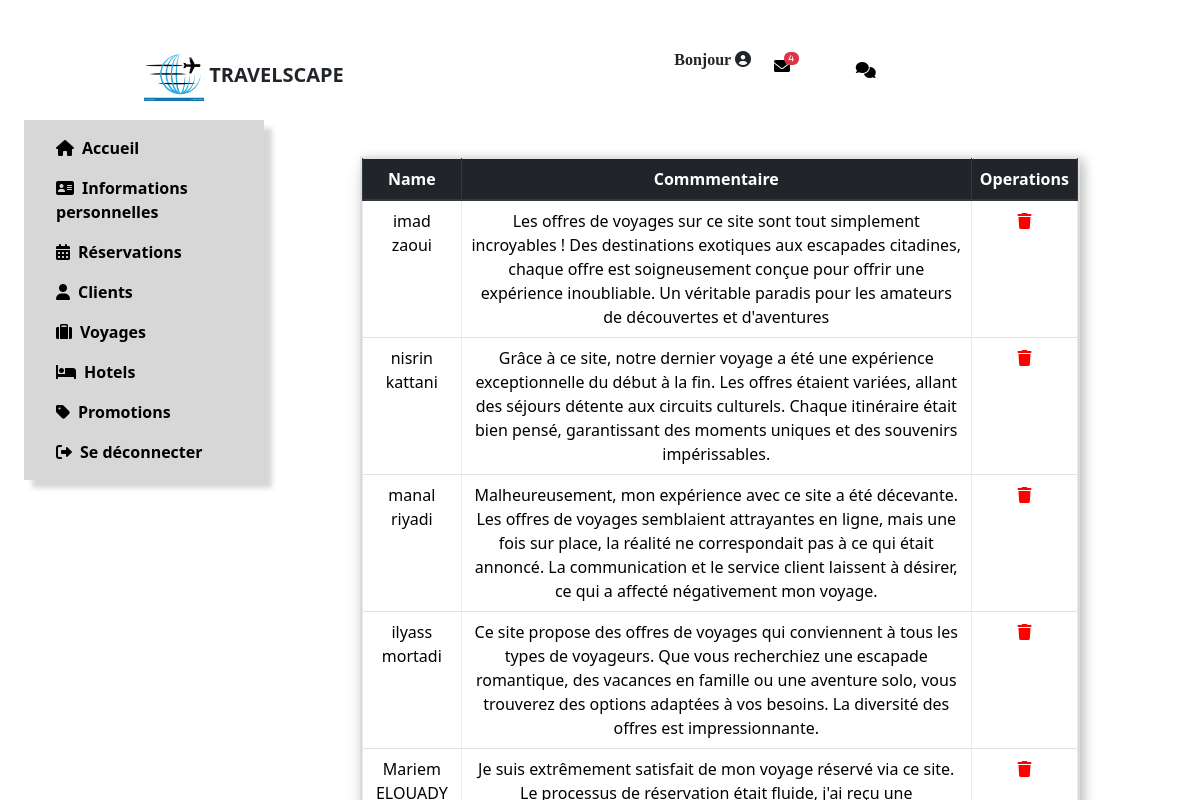
Page /reservation/com/ (signed in) on the committed database.
### reservation/models.py (models this page shows)
class Commentaire(models.Model):
    name = models.CharField(max_length=255)
    message = models.CharField(max_length=255)

### reservation/views.py (the view)
# urls.py: path('com/',views.com,name="com"),
def com(request):
    user = request.user
    comment=Commentaire.objects.all()
    admin = Administrator.objects.filter(user=user).first()
    notif=Contact.objects.filter(is_read=False).count()
    context={
        'notif':notif,
        'admin':admin,
        "commentaire":comment
        }
    return  render(request,"comment.html",context)

### reservation/templates/comment.html (shortened to what this page needs)
{% load static %}
<!DOCTYPE html>
<html lang="en">
  <head>
            <link rel="stylesheet" href="{% static 'font-awesome-4.7.0/css/font-awesome.min.css' %}">
            <link rel="stylesheet" href="{% static 'css/bootstrap.min.css' %}">
            <link rel="stylesheet" type="text/css" href="{% static 'css/datepicker.css' %}">
            <link rel="stylesheet" type="text/css" href="{% static 'slick/slick.css' %}">
            <link rel="stylesheet" type="text/css" href="{% static 'slick/slick-theme.css' %}">
            <link rel="stylesheet" href="{% static 'css/templatemo-style.css' %}">
            <link href="https://cdn.jsdelivr.net/npm/bootstrap@5.3.2/dist/css/bootstrap.min.css" rel="stylesheet">
            <link rel="stylesheet" href="https://cdnjs.cloudflare.com/ajax/libs/font-awesome/5.15.1/css/all.min.css">
            <link rel="stylesheet" href="https://cdnjs.cloudflare.com/ajax/libs/font-awesome/6.0.0/css/all.min.css">
            <link href="https://cdn.jsdelivr.net/npm/bootstrap-icons@1.18.0/font/bootstrap-icons.css" rel="stylesheet">
            <link rel="stylesheet" href="https://cdn.jsdelivr.net/npm/bootstrap-icons@1.18.0/font/bootstrap-icons.css">
            <link rel="stylesheet" href="https://cdn.jsdelivr.net/npm/bootstrap-icons@1.21.0/font/bootstrap-icons.css">
            <link rel="stylesheet" href="https://netdna.bootstrapcdn.com/font-awesome/4.0.3/css/font-awesome.css">
            <link href="https://unpkg.com/gijgo@1.9.13/css/gijgo.min.css" rel="stylesheet" type="text/css" />
            </head>
  <body  style=" position: fixed;">
		<div class="tm-top-bar" style="position: fixed;">
			<div class="container">
				<div class="row" >
					<nav class="navbar navbar-expand-lg narbar-light"  >
						<div  style="margin-left:10%">
						  <a class="navbar-brand mr-auto" >
							<img src="{% static 'img/OIP.jpg' %}" alt="Site logo">
							Travelscape
						</a>
					</div>
						<div class="collapse navbar-collapse tm-bg-white" >
							<ul class="navbar-nav "  style="margin-left:40%;"class="row">
                <li style="margin-top:40px">
	                <p style="font-family: 'Lucida Handwriting', cursive;">Bonjour {{admin.user.first_name}}
                  {% if admin.image%}
                                        <img src="{{ admin.image.url }}" style="width : 35px; height : 35px; border: none; border-radius : 75px">
                                    {% else %}
                                        <i class="fa-solid fa-circle-user"></i>
                                    {% endif %}
                  </p>
                </li>
                <li class="row" >
                    <a href="{% url 'contact' %}" class="nav-link">
                        <i class="fas fa-envelope" style="margin-right:3%">
                         <span class="badge badge-danger">{{ notif }}</span>
                        </i>
 </a>
                </li>
                <li class="row" >
                  <a href="" class="nav-link">
                      <i class="fas fa-comments" style="margin-left:4%">
                      </i>
</a>
              </li>
							</ul>
							</div>
						</div>
			</div>
		</div>
    <nav class="navbar navbar-expand-lg navbar-light sec" style="width:20%; margin-top:10%;margin-left:2%;position:fixed ">
        <ul class="nav flex-column">
            <li class="nav-item">
                <a href="/" class="nav-link"><i class="fas fa-home"></i>Accueil</a>
            </li>
            <li class="nav-item">
                <a href="{% url 'dashboardAdmin'%}" class="nav-link"><i class="fa-solid fa-address-card"></i>Informations personnelles</a>
            </li>
            <li class="nav-item">
                <a href="{% url 'tousreservation' %}" class="nav-link"><i class="fas fa-calendar"></i>Réservations</a>
            </li>
            <li class="nav-item">
                <a href="{% url 'clients' %}" class="nav-link"><i class="fas fa-user"></i>Clients</a>
            </li>
            <li class="nav-item">
                <a href="{% url 'tousvoyages'%}" class="nav-link"><i class="fas fa-suitcase"></i>Voyages</a>
            </li>
            <li class="nav-item">
                <a href="{% url 'hotel' %}" class="nav-link"><i class="fas fa-bed" ></i>Hotels</a>
            </li>
            <li class="nav-item">
                <a href="{% url 'promotion' %}" class="nav-link"><i class="fas fa-tag"></i>Promotions</a>
            </li>
            <li class="nav-item">
                <a href="{% url 'log_out' %}" class="nav-link"><i class="fas fa-sign-out-alt"></i>Se déconnecter</a>
            </li>
        </ul>
    </nav>
    <div  class="info" style="position:fixed;margin-top:13%;margin-left:30%;width:60%" >
        <div class="table-responsive shadow mb-3">
            <table class="table table-bordered table-hover bg-white mb-0">
                <thead class="thead-dark">
                    <tr>
                        <th style="text-align: center">Name</th>
                        <th style="text-align: center">Commmentaire</th>
                        <th style="text-align: center">Operations</th>
                    </tr>
                </thead>
                <tbody>
                   {% for comment in commentaire %}
                                    <tr >
                                        <td style="text-align: center">{{comment.name}}</td>
                                        <td style="text-align: center">{{comment.message}}</td>
                                        <td style="text-align: center"> <a href="{% url 'deletecomment' comment.id %}" style="color:red" ><i class="fas fa-trash"></i></a>
                                            </td>
                                      </tr>
                                    {% endfor %}
                </tbody>
            </table>
        </div>
    </div>
  </body>
</html>

### static/css/datepicker.css (style rules this page uses)
ul { list-style-type: none; }

### static/css/templatemo-style.css (style rules this page uses)
body { font-family: 'Open Sans', Helvetica, Arial, sans-serif; font-size: 13px; font-weight: 300; background: #100f0f; }
a, button { transition: all 0.3s ease; }
p:last-child { margin-bottom: 0; }
.tm-top-bar .navbar-expand-lg .navbar-nav .nav-link { padding: 50px 35px; }
.tm-top-bar { position: fixed; top: 0; left: 0; width: 100%; padding: 0; z-index: 10000; transition: all 0.2s ease-in-out; height: 119px; background: white; }
.tm-top-bar .navbar-brand img { width: 60px; height: auto; }
.tm-top-bar a { color: black; }
.navbar-brand { font-size: 2.2rem; text-transform: uppercase; }
.navbar { font-weight: 700; width: 100%; padding-top: 0; padding-bottom: 0; }

### reservation/templates/comment.html (style rules this page uses)
.info { float:right; border: 2px solid rgb(234, 234, 234); font-size: medium; width: 40%; box-shadow: 5px 2px 10px rgb(208, 210, 208); margin-top:30%; margin-right:20%; }
.sec { list-style-type: square; margin-top: 10%; margin-left: 10%; width: 15%; box-shadow: 8px 8px 5px rgb(215, 215, 215); background-color:rgb(215, 215, 215); overflow: initial; }
.nav { list-style: none; display: flex; justify-content: space-between; }
.nav-item { margin-left: 1rem; margin-right: 1rem; }
.badge { position: relative; }
.badge-danger { top: -27px; left:10px; font-size: 45%; font-weight: bold; }
.nav-link { color: #000; font-size: 1rem; }
.nav-link i { margin-right: 0.5rem; }
ul { list-style-type: none; }

### rows in the picture
Commentaire: name "imad zaoui", message "Les offres de voyages sur ce site sont tout simplement incroyables ! Des destinations exotiques aux escapades citadines, chaque offre est soigneusement conçue pour offrir une expérience inoubliable. Un véritable paradis pour les amateurs de découvertes et d'aventures"
Commentaire: name "nisrin kattani", message "Grâce à ce site, notre dernier voyage a été une expérience exceptionnelle du début à la fin. Les offres étaient variées, allant des séjours détente aux circuits culturels. Chaque itinéraire était bien pensé, garantissant des moments uniques et des souvenirs impérissables."
Commentaire: name "manal riyadi", message "Malheureusement, mon expérience avec ce site a été décevante. Les offres de voyages semblaient attrayantes en ligne, mais une fois sur place, la réalité ne correspondait pas à ce qui était annoncé. La communication et le service client laissent à désirer, ce qui a affecté négativement mon voyage."
Commentaire: name "ilyass mortadi", message "Ce site propose des offres de voyages qui conviennent à tous les types de voyageurs. Que vous recherchiez une escapade romantique, des vacances en famille ou une aventure solo, vous trouverez des options adaptées à vos besoins. La diversité des offres est impressionnante."

### other values in the picture
{{ notif }} "4"
